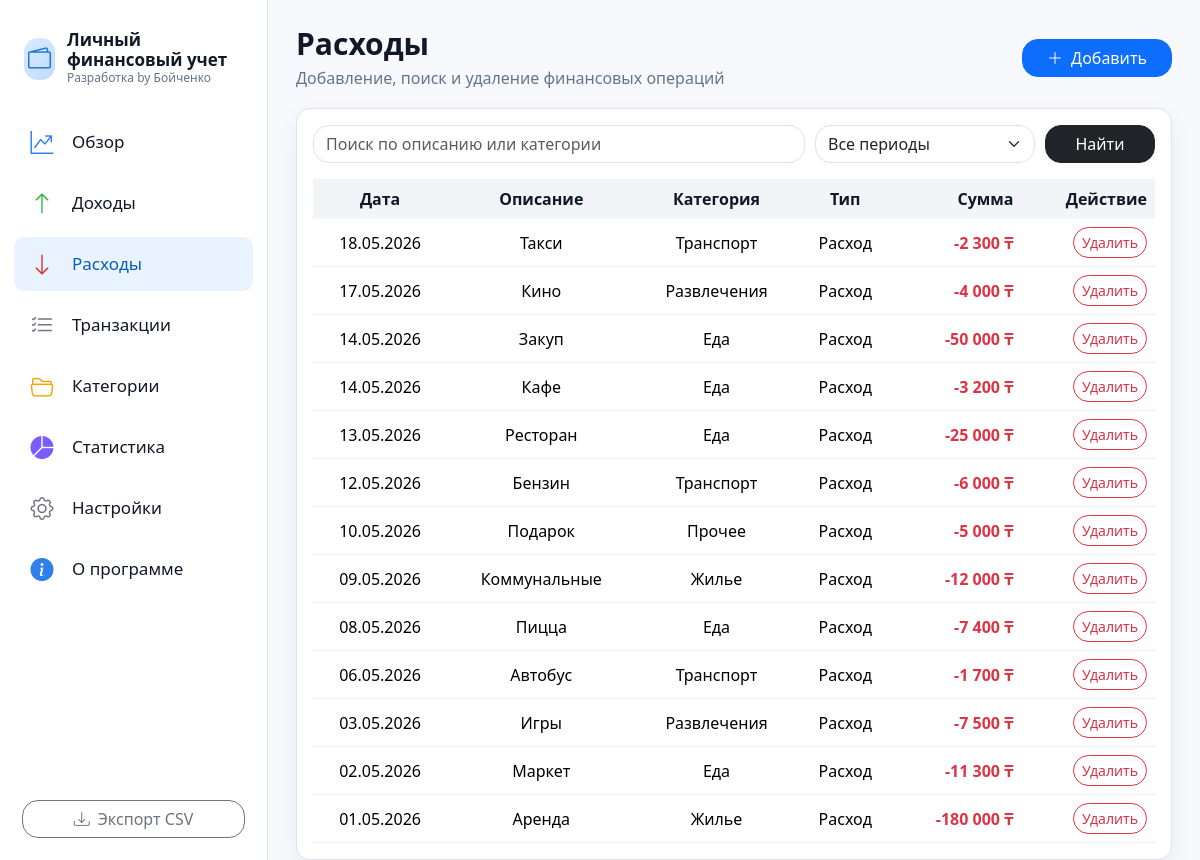
The page /transactions?kind=expense on the database its author committed.
### tables this page shows
CREATE TABLE transactions (
                id INTEGER PRIMARY KEY AUTOINCREMENT,
                tr_date TEXT NOT NULL,
                description TEXT NOT NULL,
                category TEXT NOT NULL,
                kind TEXT NOT NULL CHECK(kind IN ('income','expense')),
                amount REAL NOT NULL
            );

### app.py (the view)
@app.route("/transactions")
def transactions():
    month = request.args.get("month", "all")
    kind = request.args.get("kind") or None
    search = request.args.get("search", "")
    rows = get_transactions(month=month, kind=kind, search=search)
    return render_template(
        "transactions.html",
        active="income" if kind == "income" else "expense" if kind == "expense" else "transactions",
        rows=rows,
        month=month,
        months=get_months(),
        kind=kind,
        search=search,
        categories=get_categories(),
        today=date.today().strftime("%Y-%m-%d")
    )

### app.py (called while the page is built)
def db():
    conn = sqlite3.connect(DB_NAME)
    conn.row_factory = sqlite3.Row
    return conn

def money(value):
    return f"{float(value):,.0f} ₸".replace(",", " ")

def ru_date(value):
    try:
        y, m, d = value.split("-")
        return f"{d}.{m}.{y}"
    except Exception:
        return value

def month_label(month):
    if month == "all":
        return "Все"
    try:
        y, m = month.split("-")
        return f"{MONTHS_RU.get(m, m)} {y}"
    except Exception:
        return month

def get_months():
    conn = db()
    rows = conn.execute("SELECT DISTINCT substr(tr_date,1,7) AS m FROM transactions ORDER BY m DESC").fetchall()
    conn.close()
    months = [r["m"] for r in rows]
    return months or ["2026-05"]

def get_categories(kind=None):
    conn = db()
    if kind:
        rows = conn.execute("SELECT * FROM categories WHERE kind=? ORDER BY name", (kind,)).fetchall()
    else:
        rows = conn.execute("SELECT * FROM categories ORDER BY kind, name").fetchall()
    conn.close()
    return rows

def get_transactions(month="2026-05", kind=None, search=""):
    conn = db()
    q = "SELECT * FROM transactions WHERE 1=1"
    args = []
    if month and month != "all":
        q += " AND substr(tr_date,1,7)=?"
        args.append(month)
    if kind:
        q += " AND kind=?"
        args.append(kind)
    if search:
        q += " AND (description LIKE ? OR category LIKE ?)"
        args.extend([f"%{search}%", f"%{search}%"])
    q += " ORDER BY tr_date DESC, id DESC"
    rows = conn.execute(q, args).fetchall()
    conn.close()
    return rows

@app.context_processor
def inject_helpers():
    return dict(money=money, ru_date=ru_date, type_ru=TYPE_RU, month_label=month_label)

### templates/transactions.html (shortened to what this page needs)
{% extends "base.html" %}
{% block content %}
<div class="page-header">
    <div>
        <h1>
            {% if kind == 'income' %}Доходы{% elif kind == 'expense' %}Расходы{% else %}Транзакции{% endif %}
        </h1>
        <p>Добавление, поиск и удаление финансовых операций</p>
    </div>
    <button class="btn btn-primary rounded-4 px-4" data-bs-toggle="modal" data-bs-target="#addModal">
        <i class="bi bi-plus-lg me-2"></i>Добавить
    </button>
</div>
<section class="panel">
    <form class="filters" method="get">
        <input name="search" value="{{ search }}" class="form-control rounded-4" placeholder="Поиск по описанию или категории">
        <select name="month" class="form-select rounded-4">
            <option value="all" {{ 'selected' if month == 'all' else '' }}>Все периоды</option>
        </select>
        <button class="btn btn-dark rounded-4">Найти</button>
    </form>
    <div class="table-responsive mt-3">
        <table class="table align-middle modern-table">
            <thead>
            <tr>
                <th>Дата</th>
                <th>Описание</th>
                <th>Категория</th>
                <th>Тип</th>
                <th class="text-end">Сумма</th>
                <th class="text-end">Действие</th>
            </tr>
            </thead>
            <tbody>
            {% for r in rows %}
                <tr>
                    <td>{{ ru_date(r.tr_date) }}</td>
                    <td>{{ r.description }}</td>
                    <td>{{ r.category }}</td>
                    <td>{{ type_ru.get(r.kind, r.kind) }}</td>
                    <td class="text-end fw-bold {{ 'text-success' if r.kind == 'income' else 'text-danger' }}">
                        {{ '+' if r.kind == 'income' else '-' }}{{ money(r.amount) }}
                    </td>
                    <td class="text-end">
                        <form method="post" action="{{ url_for('delete_transaction', tr_id=r.id) }}" onsubmit="return confirm('Удалить операцию?')">
                            <button class="btn btn-sm btn-outline-danger rounded-4">Удалить</button>
                        </form>
                    </td>
                </tr>
            {% endfor %}
            </tbody>
        </table>
    </div>
</section>
{% endblock %}

### static/css/style.css (style rules this page uses)
:root { --bg: #f7f9fc; --sidebar: #ffffff; --card: #ffffff; --border: #dce3eb; --text: #111827; --muted: #64748b; --blue: #1976d2; --green: #21a53b; --red: #e03131; --yellow: #f0a500; --purple: #7c5cff; --shadow: 0 12px 28px rgba(15, 23, 42, .06); }
* { box-sizing: border-box; }
body { margin: 0; background: var(--bg); color: var(--text); font-family: "Segoe UI", system-ui, -apple-system, BlinkMacSystemFont, sans-serif; }
.page-header { display: flex; justify-content: space-between; align-items: center; margin-bottom: 18px; }
.page-header h1 { font-size: 30px; font-weight: 800; margin: 0; }
.page-header p { margin: 4px 0 0; color: var(--muted); }
.panel { background: var(--card); border: 1px solid var(--border); border-radius: 14px; box-shadow: var(--shadow); padding: 16px; }
.modern-table { color: var(--text); margin-bottom: 0; }
.modern-table thead th { background: rgba(148, 163, 184, .12); border-bottom: none; color: var(--text); font-weight: 800; text-align: center; white-space: nowrap; }
.modern-table tbody td { border-color: rgba(148, 163, 184, .18); text-align: center; white-space: nowrap; }
.filters { display: grid; grid-template-columns: 1fr 220px 110px; gap: 10px; }

### rows shown on the page
transactions: tr_date "18.05.2026", description "Такси", category "Транспорт", get "Расход", kind "-", amount "2 300 ₸"
transactions: tr_date "17.05.2026", description "Кино", category "Развлечения", get "Расход", kind "-", amount "4 000 ₸"
transactions: tr_date "14.05.2026", description "Закуп", category "Еда", get "Расход", kind "-", amount "50 000 ₸"
transactions: tr_date "14.05.2026", description "Кафе", category "Еда", get "Расход", kind "-", amount "3 200 ₸"
transactions: tr_date "13.05.2026", description "Ресторан", category "Еда", get "Расход", kind "-", amount "25 000 ₸"
transactions: tr_date "12.05.2026", description "Бензин", category "Транспорт", get "Расход", kind "-", amount "6 000 ₸"
transactions: tr_date "10.05.2026", description "Подарок", category "Прочее", get "Расход", kind "-", amount "5 000 ₸"
transactions: tr_date "09.05.2026", description "Коммунальные", category "Жилье", get "Расход", kind "-", amount "12 000 ₸"
transactions: tr_date "08.05.2026", description "Пицца", category "Еда", get "Расход", kind "-", amount "7 400 ₸"
transactions: tr_date "06.05.2026", description "Автобус", category "Транспорт", get "Расход", kind "-", amount "1 700 ₸"
transactions: tr_date "03.05.2026", description "Игры", category "Развлечения", get "Расход", kind "-", amount "7 500 ₸"
transactions: tr_date "02.05.2026", description "Маркет", category "Еда", get "Расход", kind "-", amount "11 300 ₸"
transactions: tr_date "01.05.2026", description "Аренда", category "Жилье", get "Расход", kind "-", amount "180 000 ₸"
